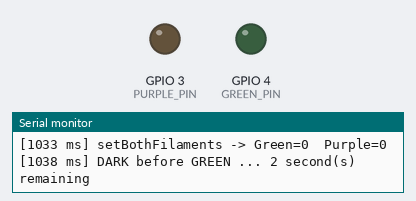
A sketch run on a simulated ESP32-C3. On the bench: output pins drawn as LEDs (lit = HIGH), the last lines printed to the serial monitor.

Above: at 1.1 s.
At 17.6 s:
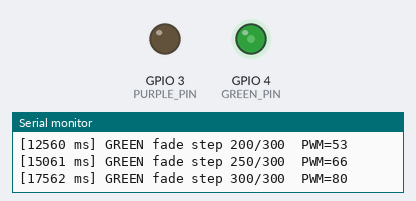
Timing chart, 0 to 40.0 s (numbered marks = the images above):
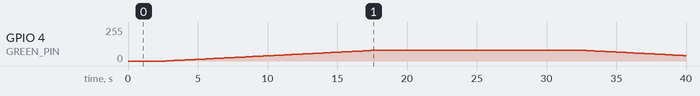

Measured:
- by itself, GPIO 4 (GREEN_PIN): rises from 0/255 to 80/255 in 14.8 s, then falls to 41/255 in 22.2 s

The sketch:

mad_scientist_raven_light_module.ino
```cpp
/*
  ============================================================
  ESP32-C3 Super Mini
  Two LED filaments fading one at a time with PWM
  WITH DETAILED SERIAL DEBUG OUTPUT
  ============================================================
*/

// ------------------------------------------------------------
// GPIO PINS
// ------------------------------------------------------------
const int GREEN_PIN  = 4;
const int PURPLE_PIN = 3;

// ------------------------------------------------------------
// USER SETTINGS
// ------------------------------------------------------------
unsigned long DARK_TIME_MS      = 1500;
unsigned long FADE_UP_TIME_MS   = 15000;
unsigned long HOLD_ON_TIME_MS   = 15000;
unsigned long FADE_DOWN_TIME_MS = 15000;

int GREEN_MAX_BRIGHTNESS  = 80;
int PURPLE_MAX_BRIGHTNESS = 255;

int FADE_STEPS = 300;

// ------------------------------------------------------------
// PWM SETTINGS
// ------------------------------------------------------------
const int PWM_FREQUENCY  = 5000;
const int PWM_RESOLUTION = 8;

const int GREEN_CHANNEL  = 0;
const int PURPLE_CHANNEL = 1;

// ------------------------------------------------------------
// DEBUG SETTINGS
// ------------------------------------------------------------

// Print progress during fades every N steps.
// Example: 50 means print at step 0, 50, 100, 150, etc.
const int FADE_PRINT_INTERVAL = 50;

// ============================================================
// setup()
// ============================================================
void setup() {
  Serial.begin(115200);
  delay(1000);

  Serial.println();
  Serial.println("======================================");
  Serial.println("Two-filament sequence starting...");
  Serial.println("======================================");
  Serial.println();

  ledcSetup(GREEN_CHANNEL, PWM_FREQUENCY, PWM_RESOLUTION);
  ledcSetup(PURPLE_CHANNEL, PWM_FREQUENCY, PWM_RESOLUTION);

  ledcAttachPin(GREEN_PIN, GREEN_CHANNEL);
  ledcAttachPin(PURPLE_PIN, PURPLE_CHANNEL);

  // Force both off at startup
  setBothFilaments(0, 0);

  printSettings();
}

// ============================================================
// loop()
// ============================================================
void loop() {

  // 1. Dark pause before green
  darkPause("DARK before GREEN", DARK_TIME_MS);

  // 2. Green fades up alone
  SerialStage("GREEN fade UP starting");
  setBothFilaments(0, 0);  // make absolutely sure purple is off
  fadeSingleFilament(GREEN_CHANNEL, 0, GREEN_MAX_BRIGHTNESS, FADE_UP_TIME_MS, "GREEN");

  // 3. Green holds alone
  SerialStage("GREEN hold ON starting");
  setBothFilaments(GREEN_MAX_BRIGHTNESS, 0);
  holdWithCountdown("GREEN hold", HOLD_ON_TIME_MS);

  // 4. Green fades down alone
  SerialStage("GREEN fade DOWN starting");
  fadeSingleFilament(GREEN_CHANNEL, GREEN_MAX_BRIGHTNESS, 0, FADE_DOWN_TIME_MS, "GREEN");

  // Make absolutely sure both are off
  setBothFilaments(0, 0);
  SerialStage("GREEN section complete; both should now be OFF");

  // 5. Dark pause before purple
  darkPause("DARK before PURPLE", DARK_TIME_MS);

  // 6. Purple fades up alone
  SerialStage("PURPLE fade UP starting");
  setBothFilaments(0, 0);  // make absolutely sure green is off
  fadeSingleFilament(PURPLE_CHANNEL, 0, PURPLE_MAX_BRIGHTNESS, FADE_UP_TIME_MS, "PURPLE");

  // 7. Purple holds alone
  SerialStage("PURPLE hold ON starting");
  setBothFilaments(0, PURPLE_MAX_BRIGHTNESS);
  holdWithCountdown("PURPLE hold", HOLD_ON_TIME_MS);

  // 8. Purple fades down alone
  SerialStage("PURPLE fade DOWN starting");
  fadeSingleFilament(PURPLE_CHANNEL, PURPLE_MAX_BRIGHTNESS, 0, FADE_DOWN_TIME_MS, "PURPLE");

  // Make absolutely sure both are off before repeating
  setBothFilaments(0, 0);
  SerialStage("PURPLE section complete; both should now be OFF");

  SerialStage("FULL CYCLE COMPLETE - restarting");
  Serial.println();
}

// ============================================================
// printSettings()
// ============================================================
void printSettings() {
  Serial.println("Current settings:");
  Serial.print("  DARK_TIME_MS            = "); Serial.println(DARK_TIME_MS);
  Serial.print("  FADE_UP_TIME_MS         = "); Serial.println(FADE_UP_TIME_MS);
  Serial.print("  HOLD_ON_TIME_MS         = "); Serial.println(HOLD_ON_TIME_MS);
  Serial.print("  FADE_DOWN_TIME_MS       = "); Serial.println(FADE_DOWN_TIME_MS);
  Serial.print("  GREEN_MAX_BRIGHTNESS    = "); Serial.println(GREEN_MAX_BRIGHTNESS);
  Serial.print("  PURPLE_MAX_BRIGHTNESS   = "); Serial.println(PURPLE_MAX_BRIGHTNESS);
  Serial.print("  FADE_STEPS              = "); Serial.println(FADE_STEPS);
  Serial.println();
}

// ============================================================
// SerialStage()
// Prints a timestamped stage message
// ============================================================
void SerialStage(const char* message) {
  Serial.print("[");
  Serial.print(millis());
  Serial.print(" ms] ");
  Serial.println(message);
}

// ============================================================
// setBothFilaments()
// ============================================================
void setBothFilaments(int greenValue, int purpleValue) {
  greenValue  = constrain(greenValue,  0, 255);
  purpleValue = constrain(purpleValue, 0, 255);

  ledcWrite(GREEN_CHANNEL, greenValue);
  ledcWrite(PURPLE_CHANNEL, purpleValue);

  Serial.print("[");
  Serial.print(millis());
  Serial.print(" ms] setBothFilaments -> Green=");
  Serial.print(greenValue);
  Serial.print("  Purple=");
  Serial.println(purpleValue);
}

// ============================================================
// darkPause()
// Turns both off, then waits while printing a 1-second countdown
// ============================================================
void darkPause(const char* label, unsigned long pauseMs) {
  SerialStage(label);
  setBothFilaments(0, 0);

  unsigned long startTime = millis();
  unsigned long lastPrintSecond = 999999;

  while (millis() - startTime < pauseMs) {
    unsigned long elapsed = millis() - startTime;
    unsigned long remainingMs = pauseMs - elapsed;
    unsigned long remainingSec = (remainingMs + 999) / 1000;  // round up

    if (remainingSec != lastPrintSecond) {
      Serial.print("[");
      Serial.print(millis());
      Serial.print(" ms] ");
      Serial.print(label);
      Serial.print(" ... ");
      Serial.print(remainingSec);
      Serial.println(" second(s) remaining");
      lastPrintSecond = remainingSec;
    }

    delay(50);
  }

  Serial.print("[");
  Serial.print(millis());
  Serial.print(" ms] ");
  Serial.print(label);
  Serial.println(" complete");
}

// ============================================================
// holdWithCountdown()
// Holds the current state while printing once per second
// ============================================================
void holdWithCountdown(const char* label, unsigned long holdMs) {
  unsigned long startTime = millis();
  unsigned long lastPrintSecond = 999999;

  while (millis() - startTime < holdMs) {
    unsigned long elapsed = millis() - startTime;
    unsigned long remainingMs = holdMs - elapsed;
    unsigned long remainingSec = (remainingMs + 999) / 1000;  // round up

    if (remainingSec != lastPrintSecond) {
      Serial.print("[");
      Serial.print(millis());
      Serial.print(" ms] ");
      Serial.print(label);
      Serial.print(" ... ");
      Serial.print(remainingSec);
      Serial.println(" second(s) remaining");
      lastPrintSecond = remainingSec;
    }

    delay(50);
  }

  Serial.print("[");
  Serial.print(millis());
  Serial.print(" ms] ");
  Serial.print(label);
  Serial.println(" complete");
}

// ============================================================
// fadeSingleFilament()
// ============================================================
void fadeSingleFilament(int channel, int startValue, int endValue, unsigned long fadeTimeMs, const char* label) {

  startValue = constrain(startValue, 0, 255);
  endValue   = constrain(endValue,   0, 255);

  float stepDelayMs = (float)fadeTimeMs / (float)FADE_STEPS;

  Serial.print("[");
  Serial.print(millis());
  Serial.print(" ms] ");
  Serial.print(label);
  Serial.print(" fade starting: ");
  Serial.print(startValue);
  Serial.print(" -> ");
  Serial.print(endValue);
  Serial.print(" over ");
  Serial.print(fadeTimeMs);
  Serial.println(" ms");

  for (int step = 0; step <= FADE_STEPS; step++) {
    float progress = (float)step / (float)FADE_STEPS;
    int currentValue = startValue + (endValue - startValue) * progress;

    ledcWrite(channel, currentValue);

    if ((step % FADE_PRINT_INTERVAL == 0) || (step == FADE_STEPS)) {
      Serial.print("[");
      Serial.print(millis());
      Serial.print(" ms] ");
      Serial.print(label);
      Serial.print(" fade step ");
      Serial.print(step);
      Serial.print("/");
      Serial.print(FADE_STEPS);
      Serial.print("  PWM=");
      Serial.println(currentValue);
    }

    delay((unsigned long)stepDelayMs);
  }

  Serial.print("[");
  Serial.print(millis());
  Serial.print(" ms] ");
  Serial.print(label);
  Serial.println(" fade complete");
}
```
